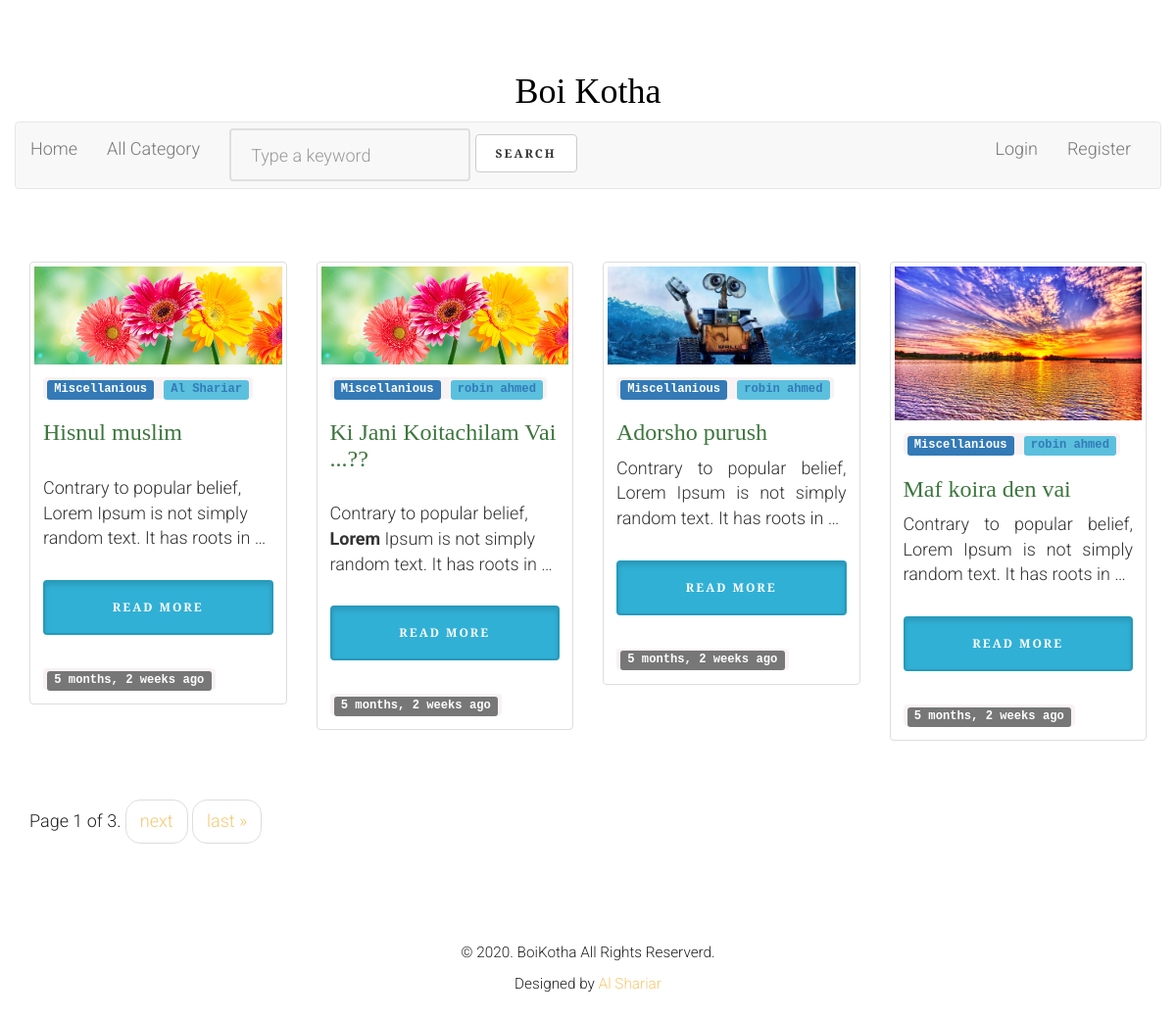
The app's page /, older data.
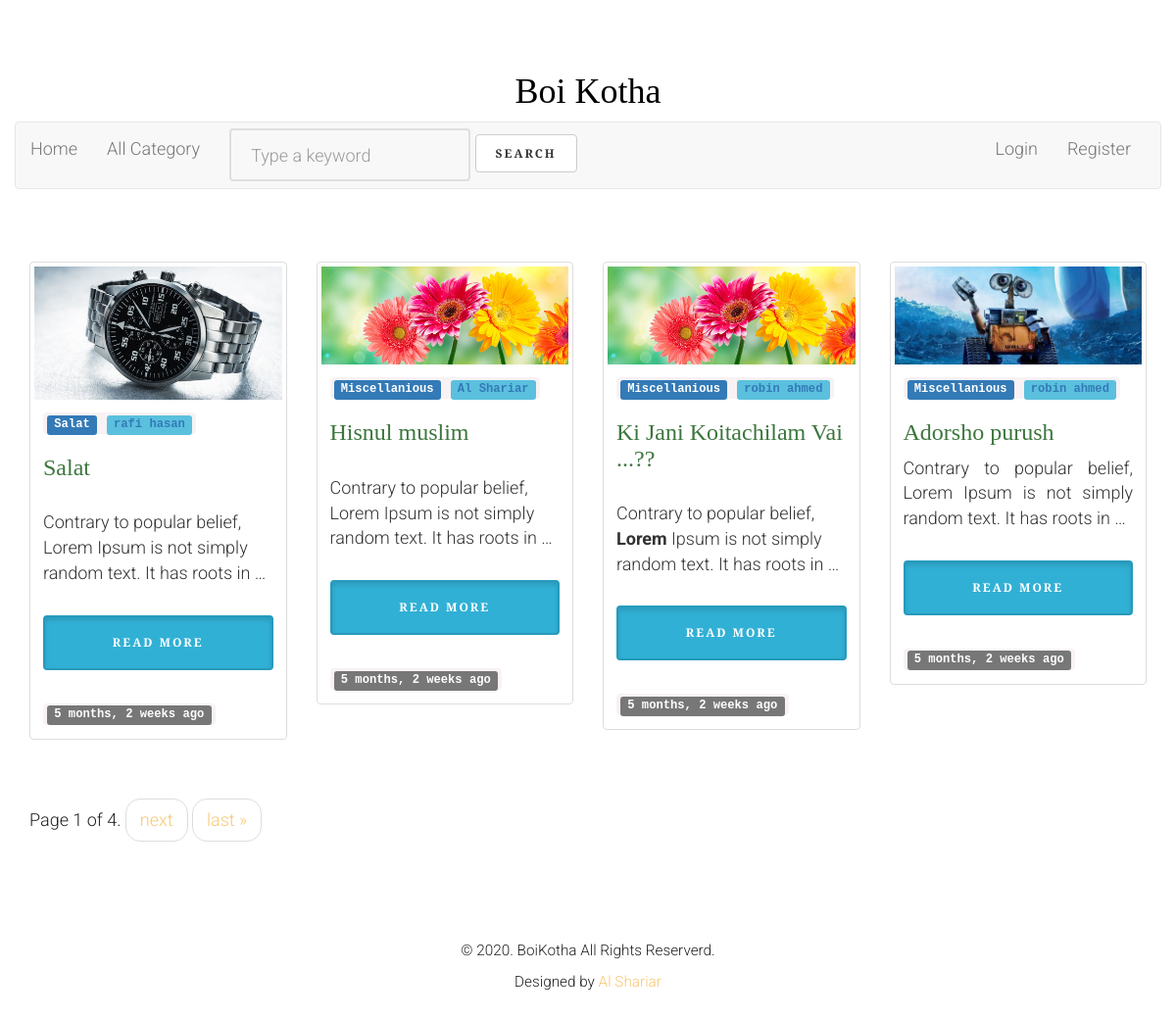
The same page, newer data.
### blog/models.py (models this page shows, shortened)
class Article(models.Model):
    article_author = models.ForeignKey(Author, on_delete=models.CASCADE)
    title = models.CharField(max_length=200)
    body = RichTextUploadingField()
    image = models.FileField()
    category = models.ForeignKey(Category, on_delete=models.CASCADE)
    posted_on = models.DateTimeField(auto_now=False, auto_now_add=True)
    updated_on = models.DateTimeField(auto_now=True, auto_now_add=False)

class Category(models.Model):
    name = models.CharField(max_length=100)

class Author(models.Model):
    name = models.ForeignKey(User, on_delete=models.CASCADE)
    profile_picture = models.FileField()
    details = models.TextField()

### blog/views.py (the view)
# urls.py: path('', views.index, name="index"),
def index(request):
    posts = Article.objects.all().order_by('-posted_on')
    search = request.GET.get('q')
    if search:
        posts = posts.filter(
        Q(title__icontains=search)|
        Q(body__icontains=search)
        )
    paginator = Paginator(posts, 4) # Show 25 contacts per page.
    page_number = request.GET.get('page')
    page_obj = paginator.get_page(page_number)
    context = {
        'posts':page_obj,
    }
    return render(request, 'blog/index.html', context)

### blog/templates/blog/index.html (shortened to what this page needs)
{% extends 'blog/base.html' %}
{% load static %}
	{% block content %}
   <div class="container">
	<div class="row">
	{% for post in posts %}
	<div class="col-lg-3 col-md-3 col-sm-3 col-xs-6 col-xxs-12 animate-box">
		<div class="thumbnail">
			<a href="{% url 'single_post' id=post.id %}"><img src="{{ post.image.url }}" alt="Image" class="img-responsive"></a>
		  <div class="caption">
			<code>
				<span class="label label-primary"><a class="bg-primary" href="{% url 'category' name=post.category.name %}">{{ post.category.name }}</a></span>
				<span class="label label-info"><a class="text-primary" href="{% url 'author' name=post.article_author.name.username %}">{{ post.article_author.name.get_full_name }}</a></span>
			</code>
			<h3><a class="text-success" href="{% url 'single_post' id=post.id %}">{{ post.title }}</a></h3>
			<p class="text-justify">{{ post.body|safe|truncatewords:15}}</p>
			<p><a href="{% url 'single_post' id=post.id %}" class="btn btn-info btn-lg btn-block active" role="button">Read More</a></p>
			<code>
			<span class="label label-default">{{ post.posted_on|timesince }} ago</span>
		   </code>
		</div>
		</div>
	</div>
	{% endfor %}
</div>
</div>
	<div class="container">
	<div class="row">
	<div class="col-md-6">
	<div class="pagination ">
		<nav aria-label="Page navigation">
			<ul class="pager">
				<li>Page {{ posts.number }} of {{ posts.paginator.num_pages }}.</li>
			{% if posts.has_next %}
			<li><a href="?page={{ posts.next_page_number }}">next</a></li>
			<li><a href="?page={{ posts.paginator.num_pages }}">last &raquo;</a></li>
			{% endif %}
		</ul>
	</nav>
	</div>
	</div>
	</div>
	</div>
	{% endblock content %}

Row changes from the older to the newer data that the page shows:
no longer on this page (row unchanged): Article: image (picture), category.name "Miscellanious", article_author.name.get_full_name "robin ahmed", title "Maf koira den vai", body "Contrary to popular belief, Lorem Ipsum is not simply random text. It has roots in …", posted_on "5 months, 2 weeks"
added Article: image (picture), category.name "Salat", article_author.name.get_full_name "rafi hasan", title "Salat", body "Contrary to popular belief, Lorem Ipsum is not simply random text. It has roots in …", posted_on "5 months, 2 weeks"
Text that changed along with them:
{{ posts.paginator.num_pages }}: "3" → "4"
